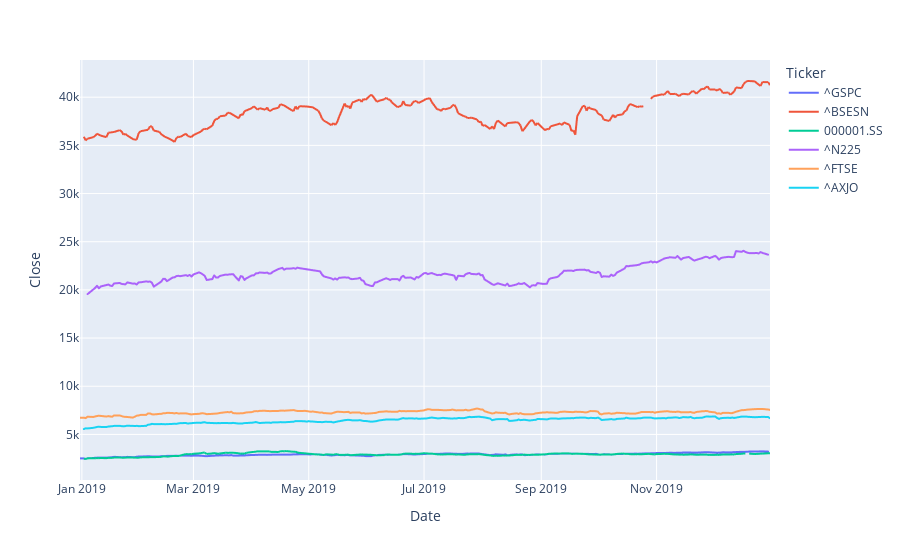

Notebook code cell kept with this figure:
### Code cell
# yahoo url template (daily data: 2020-07-24 to 2020-11-25)
yahoo_url = 'https://query1.finance.yahoo.com/v7/finance/download/{tix}?period1={s}&period2={e}&interval=1d&events=history'
# get data for 3 tickers and concatenate together
tickers = ['^GSPC', '^BSESN','000001.SS', '^N225', '^FTSE', '^AXJO']
df = pd.DataFrame()
for ticker in tickers:
    url = yahoo_url.format(tix=ticker,s=start_date,e=end_date)
    df_tmp = pd.read_csv(url)
    df_tmp['Ticker'] = ticker
    df = pd.concat([df, df_tmp])
df.to_csv('data/stock_2019.csv')
fig = px.line(df, x="Date", y="Close", color='Ticker')
fig.show()

### Figure 1 — Plotly figure (JSON) as saved in the notebook; plotly's stock layout.template omitted (floating-point values rounded to 4 significant figures; data arrays with more than 128 entries replaced by an {"elided": "..."} marker saying what was removed)
{"data": [{"hovertemplate": "Ticker=^GSPC<br>Date=%{x}<br>Close=%{y}<extra></extra>", "legendgroup": "^GSPC", "line": {"color": "#636efa", "dash": "solid"}, "mode": "lines", "name": "^GSPC", "showlegend": true, "type": "scattergl", "x": {"elided": "252 str values"}, "xaxis": "x", "y": {"elided": "252 float values"}, "yaxis": "y"}, {"hovertemplate": "Ticker=^BSESN<br>Date=%{x}<br>Close=%{y}<extra></extra>", "legendgroup": "^BSESN", "line": {"color": "#EF553B", "dash": "solid"}, "mode": "lines", "name": "^BSESN", "showlegend": true, "type": "scattergl", "x": {"elided": "244 str values"}, "xaxis": "x", "y": {"elided": "244 float values"}, "yaxis": "y"}, {"hovertemplate": "Ticker=000001.SS<br>Date=%{x}<br>Close=%{y}<extra></extra>", "legendgroup": "000001.SS", "line": {"color": "#00cc96", "dash": "solid"}, "mode": "lines", "name": "000001.SS", "showlegend": true, "type": "scattergl", "x": {"elided": "242 str values"}, "xaxis": "x", "y": {"elided": "242 float values"}, "yaxis": "y"}, {"hovertemplate": "Ticker=^N225<br>Date=%{x}<br>Close=%{y}<extra></extra>", "legendgroup": "^N225", "line": {"color": "#ab63fa", "dash": "solid"}, "mode": "lines", "name": "^N225", "showlegend": true, "type": "scattergl", "x": {"elided": "241 str values"}, "xaxis": "x", "y": {"elided": "241 float values"}, "yaxis": "y"}, {"hovertemplate": "Ticker=^FTSE<br>Date=%{x}<br>Close=%{y}<extra></extra>", "legendgroup": "^FTSE", "line": {"color": "#FFA15A", "dash": "solid"}, "mode": "lines", "name": "^FTSE", "showlegend": true, "type": "scattergl", "x": {"elided": "254 str values"}, "xaxis": "x", "y": {"elided": "254 float values"}, "yaxis": "y"}, {"hovertemplate": "Ticker=^AXJO<br>Date=%{x}<br>Close=%{y}<extra></extra>", "legendgroup": "^AXJO", "line": {"color": "#19d3f3", "dash": "solid"}, "mode": "lines", "name": "^AXJO", "showlegend": true, "type": "scattergl", "x": {"elided": "253 str values"}, "xaxis": "x", "y": {"elided": "253 float values"}, "yaxis": "y"}], "layout": {"legend": {"title": {"text": "Ticker"}, "tracegroupgap": 0}, "margin": {"t": 60}, "xaxis": {"anchor": "y", "domain": [0, 1], "title": {"text": "Date"}}, "yaxis": {"anchor": "x", "domain": [0, 1], "title": {"text": "Close"}}}}
